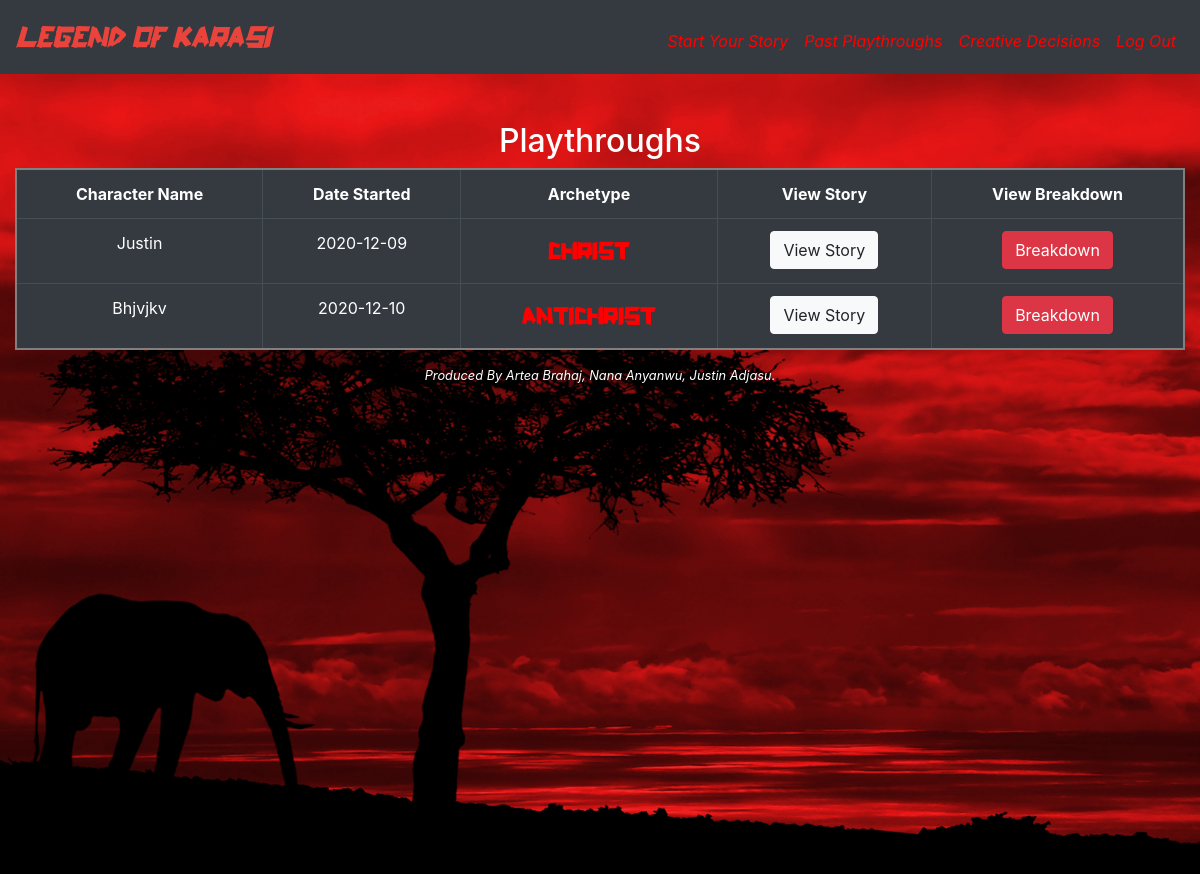
The app's page /past (signed in) with its own data.
### tables this page shows
CREATE TABLE "plays" ('id' integer PRIMARY KEY AUTOINCREMENT NOT NULL, 'user_id' integer NOT NULL, 'name' text NOT NULL, 'pronouns' text NOT NULL, 'survivalist' integer DEFAULT 0 ,'prophet' integer DEFAULT 0 , 'antichrist' integer DEFAULT 0 ,'date' timestamp DEFAULT CURRENT_DATE ,'sim_play' INTEGER, 'ch_number' INTEGER DEFAULT 1, 'christ' INTEGER DEFAULT 0, 'finished' boolean DEFAULT 0, FOREIGN KEY(user_id) REFERENCES users(id));

### application.py (the view)
@app.route("/past", methods=["GET", "POST"])
@login_required
def past():
    if request.method == "GET":
        plays = db.execute("SELECT * FROM plays WHERE user_id = ? AND finished = ?", session["user_id"], True)
        for play in plays:
            archetype = get_arch(play['id'])
            play['archetype'] = archetype
        return render_template("past.html", plays=plays)
    else:
        if request.form.get("continue"):
            return redirect(url_for('chapters', play_id=request.form.get("continue")))
        else:
            return redirect(url_for('breakdown', play_id=request.form.get("breakdown")))

### application.py (called while the page is built)
@app.after_request
def after_request(response):
    response.headers["Cache-Control"] = "no-cache, no-store, must-revalidate"
    response.headers["Expires"] = 0
    response.headers["Pragma"] = "no-cache"
    return response

### helpers.py (called while the page is built)
def login_required(f):
    @wraps(f)
    def decorated_function(*args, **kwargs):
        if session.get("user_id") is None:
            return redirect("/login")
        return f(*args, **kwargs)
    return decorated_function

def get_arch(play_id):
    player = db.execute("SELECT survivalist, prophet, antichrist, christ FROM plays WHERE id = ?", play_id)[0]
    main_archetype = highest(player)
    return main_archetype

def highest(player):
    ranks = {'prophet': 4, 'survivalist': 3, 'antichrist': 2, 'christ': 1}
    idx = 0
    primary = ""
    player_copy = player.copy()
    for archetype in player_copy:
        if player_copy[archetype] > idx:
            primary = archetype
            idx = player_copy[archetype]
    del player_copy[primary]
    ties = []
    ties.append(primary)
    tied = False
    for archetype in player_copy:
        if player_copy[archetype] == idx:
            tied = True
            ties.append(archetype)
    if tied:
        score = 0
        main_archetype = ''
        for archetype in ties:
            if ranks[archetype] > score:
                main_archetype = archetype
                score = ranks[archetype]
    else:
        main_archetype = primary
    return main_archetype

### templates/past.html (shortened to what this page needs)
{% extends "layout.html" %}
{% block main %}
<br>
<br>
    <h2>
        Playthroughs
    </h2>
    <table border= 2 bordercolor= "#808080" class="table table-dark">
        <tr>
            <th scope="col">Character Name</th>
            <th scope="col">Date Started</th>
            <th scope="col">Archetype</th>
            <th scope="col">View Story</th>
            <th scope="col">View Breakdown</th>
        </tr>
    {% if plays %}
    {% for play in plays %}
    <tr>
        <td>{{ play.name }}</td>
        <td>{{ play.date }}</td>
        <td class="riptape" style="font-size: 20pt">{{ play.archetype }}</td>
        <td><button name="continue" class="btn btn-light" value="{{ play.id }}" type="submit" form="continue">View Story</button></td>
        <td><button name="breakdown" class="btn btn-danger" value="{{ play.id }}" type="submit" form="continue">Breakdown</button></td>
    </tr>
    {% endfor %}
    {% endif %}
    </table>
{% endblock %}

### static/styles.css (style rules this page uses)
.riptape { font-family: riptape; color: red; }
body { background-color: black; color: white; }
body, html { height: 100%; }
hr, h2, div { text-align: center; }

### records on screen
plays: name "Justin", date "2020-12-09", archetype "christ", {{ play.id }} 2 (drawn)
plays: name "Bhjvjkv", date "2020-12-10", archetype "antichrist", {{ play.id }} 5 (drawn)
